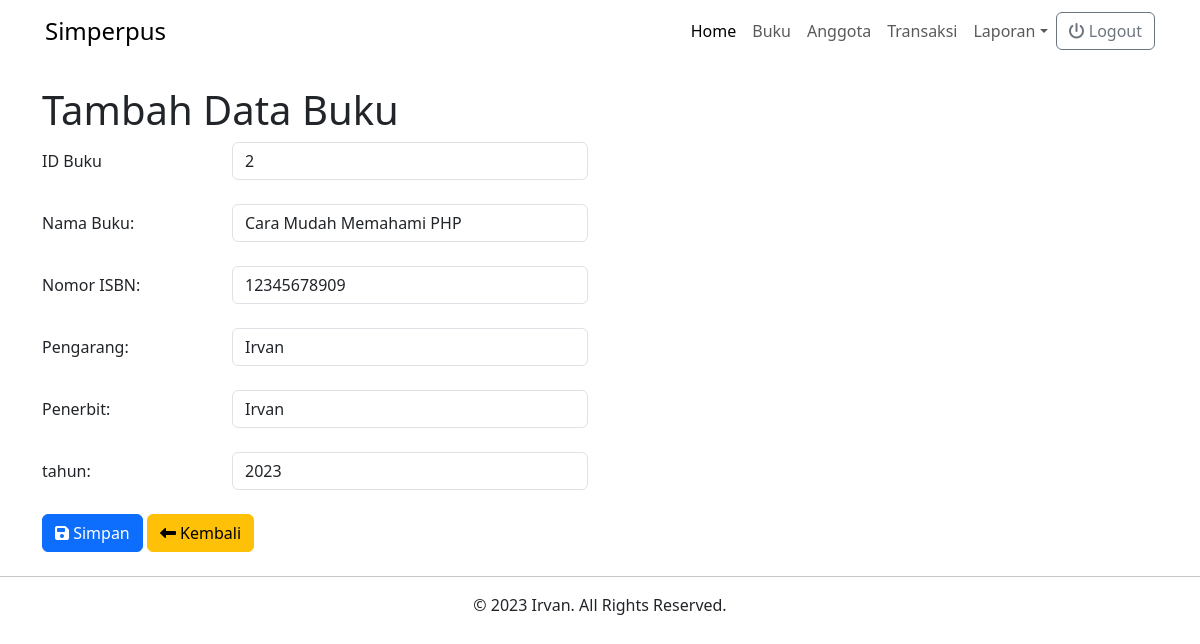
Page /buku-add.php?id=2 (signed in) on the committed database.
### tables this page shows
CREATE TABLE `buku` (
  `id_buku` int NOT NULL,
  `judul_buku` varchar(100) DEFAULT NULL,
  `isbn` varchar(20) DEFAULT NULL,
  `pengarang` varchar(20) DEFAULT NULL,
  `penerbit` varchar(20) DEFAULT NULL,
  `tahun` year DEFAULT NULL
);

### buku-add.php (the view, shortened to what this page needs)
<!DOCTYPE html>
<html lang="en">
<head>
    <link href="https://cdn.jsdelivr.net/npm/bootstrap@5.3.0/dist/css/bootstrap.min.css" rel="stylesheet" />
    <link rel="stylesheet" href="https://cdnjs.cloudflare.com/ajax/libs/font-awesome/6.4.0/css/all.min.css" />
    <link rel="stylesheet" href="./src/style/style.css" />
</head>
<body>
    <?php
    include_once 'navbar.php';
    ?>
    <div class="container mt-4">
        <h1>Tambah Data Buku</h1>
        <?php
        include_once 'koneksi.php';
        if (@$_GET['id']) {
            $id = $_GET['id'];
            $query = "SELECT * FROM buku WHERE id_buku = '$id'";
            $data_buku = mysqli_query($koneksi, $query);
            $buku = mysqli_fetch_array($data_buku);
        }
        ?>
        <form action="buku_act.php" method="POST" enctype="multipart/form-data">
            <div class="row mb-4">
                <label for="id_buku" class="col-lg-2 col-form-label">ID Buku</label>
                <div class="col-lg-4">
                    <input type="text" name="id_buku" id="id_buku" class="form-control" value="<?= @$buku['id_buku'] ?>" />
                </div>
            </div>
            <div class="row mb-4">
                <label for="judul_buku" class="col-lg-2 col-form-label">Nama Buku: </label>
                <div class="col-lg-4">
                    <input type="text" name="judul_buku" id="judul_buku" class="form-control" value="<?= @$buku['judul_buku'] ?>" />
                </div>
            </div>
            <div class="row mb-4">
                <label for="isbn" class="col-lg-2 col-form-label">Nomor ISBN: </label>
                <div class="col-lg-4">
                    <input type="text" name="isbn" id="isbn" class="form-control" value="<?= @$buku['isbn'] ?>" />
                </div>
            </div>
            <div class="row mb-4">
                <label for="pengarang" class="col-lg-2 col-form-label">Pengarang: </label>
                <div class="col-lg-4">
                    <input type="text" name="pengarang" id="pengarang" class="form-control" value="<?= @$buku['pengarang'] ?>" />
                </div>
            </div>
            <div class="row mb-4">
                <label for="penerbit" class="col-lg-2 col-form-label">Penerbit: </label>
                <div class="col-lg-4">
                    <input type="text" name="penerbit" id="penerbit" class="form-control" value="<?= @$buku['penerbit'] ?>" />
                </div>
            </div>
            <div class="row mb-4">
                <label for="tahun" class="col-lg-2 col-form-label">tahun: </label>
                <div class="col-lg-4">
                    <input type="text" name="tahun" id="tahun" class="form-control" value="<?= @$buku['tahun'] ?>" />
                </div>
            </div>
            <div class="row mb-4">
                <div class="col-lg-4">
                    <button type="submit" class="btn btn-primary"><i class="fa-solid fa-floppy-disk"></i> Simpan</button>
                    <a href="buku-read.php" class="btn btn-warning"><i class="fa-solid fa-left-long"></i> Kembali</a>
                </div>
            </div>
        </form>
    </div>
    <?php
    include_once 'footer.php';
    ?>
</body>
</html>

### rows in the picture
buku: id_buku "2", judul_buku "Cara Mudah Memahami PHP", isbn "12345678909", pengarang "Irvan", penerbit "Irvan", tahun "2023"
